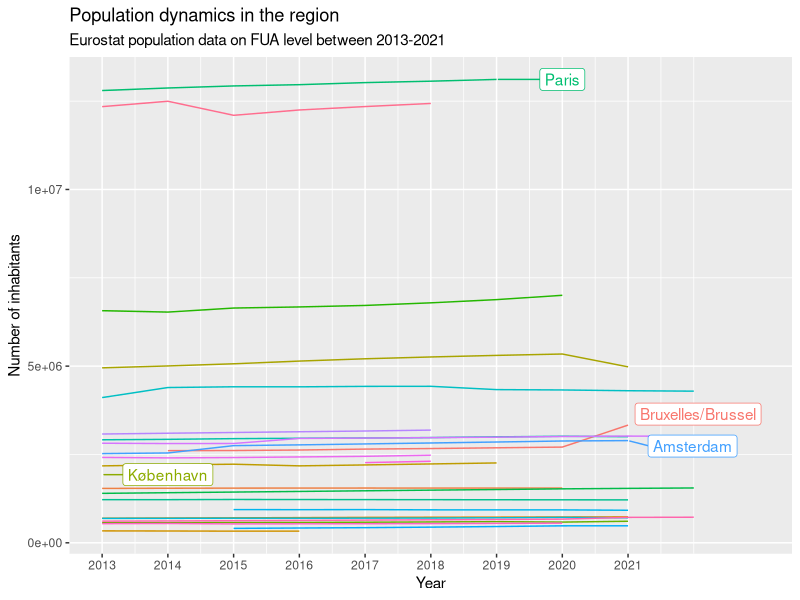

This chart was generated by the following R code: (Note: this script raises an error after producing the figure.)
# Load package(s) ----
## If you get an error, it means that the package is not installed. Execute 
## install.packages("packagename") in the console, replacing "packagename" with 
## "tidyverse", for instance, if you want to install the "tidyverse" package.
## Do that for all packages.

# install.packages("tidyverse")
# install.packages("scales")
# install.packages("ggrepel")

library(tidyverse)
library(scales)
library(ggrepel)

# Get urban population data between 2013-2022 from Eurostat ----
## Source: https://ec.europa.eu/eurostat/databrowser/view/URB_LPOP1__custom_5120358/default/table?lang=en
pop_13_22 <- read_csv("data/raw/urb_lpop1__custom_5120358_page_linear.csv")
pop_13_22_c <- read_csv("data/raw/urb_cpop1_page_linear.csv")
ua <- read_csv("data/raw/URAU_LB_2021_3035_CITIES_within_frame.csv")

# Examine the data ----
# View(pop_13_22)
glimpse(pop_13_22)

# Clean the data ----
pop_13_22_long <- pop_13_22 |> 
  # Remove unnecessary columns
  select(-c(DATAFLOW, `LAST UPDATE`, freq, indic_ur, OBS_FLAG)) |> 
  # Remove countries
  filter(nchar(cities) > 2)

# Show the population trend of all capital cities in the region
pop_13_22_long |>
  # filter(cities %in% c("BE001F", "DE001F", "NL001F", "UK001F")) |> 
  filter(substr(cities, 3, 6) == "001F") |> 
  left_join(ua |> filter(CITY_CPTL == "Y"), by = c("cities" = "FUA_CODE")) |> 
  group_by(cities) |> 
  mutate(label = if_else(TIME_PERIOD == max(TIME_PERIOD), as.character(URAU_NAME), NA_character_)) |> 
  ungroup() |>
  ggplot(aes(x = TIME_PERIOD, y = OBS_VALUE, color = cities, group = cities)) +
  geom_line() +
  geom_label_repel(aes(label = label),
                   nudge_x = 1,
                   na.rm = TRUE) +
  scale_x_continuous(breaks = seq(from = 2013,
                                  to = 2021,
                                  by = 1),
                     limits = c(2013, 2023)) +
  xlab("Year") +
  ylab("Number of inhabitants") +
  labs(title = "Population dynamics in the region",
       subtitle = "Eurostat population data on FUA level between 2013-2021") +
  scale_color_discrete(name = "Muncipality") +
  theme(legend.position = "none")

# Generate table in wide format
pop_13_22_c_wide <- pop_13_22_c %>%
  pivot_wider(names_from = TIME_PERIOD, values_from = OBS_VALUE) |>
  select(-c(DATAFLOW, `LAST UPDATE`, freq, indic_ur, OBS_FLAG, `2022`)) |>
  filter(nchar(cities) > 2) |>
  group_by(cities) |>
  summarise(`2013` = sum(`2013`, na.rm = TRUE),
            `2014` = sum(`2014`, na.rm = TRUE),
            `2015` = sum(`2015`, na.rm = TRUE),
            `2016` = sum(`2016`, na.rm = TRUE),
            `2017` = sum(`2017`, na.rm = TRUE),
            `2018` = sum(`2018`, na.rm = TRUE),
            `2019` = sum(`2019`, na.rm = TRUE),
            `2029` = sum(`2020`, na.rm = TRUE),
            `2021` = sum(`2021`, na.rm = TRUE)) |>
  mutate(across(where(is.double), ~na_if(., 0)))

# Write wide table with time-series data
write_csv(pop_13_22_c_wide, "data/processed/pop_13_22_c_wide.csv", na = "")
